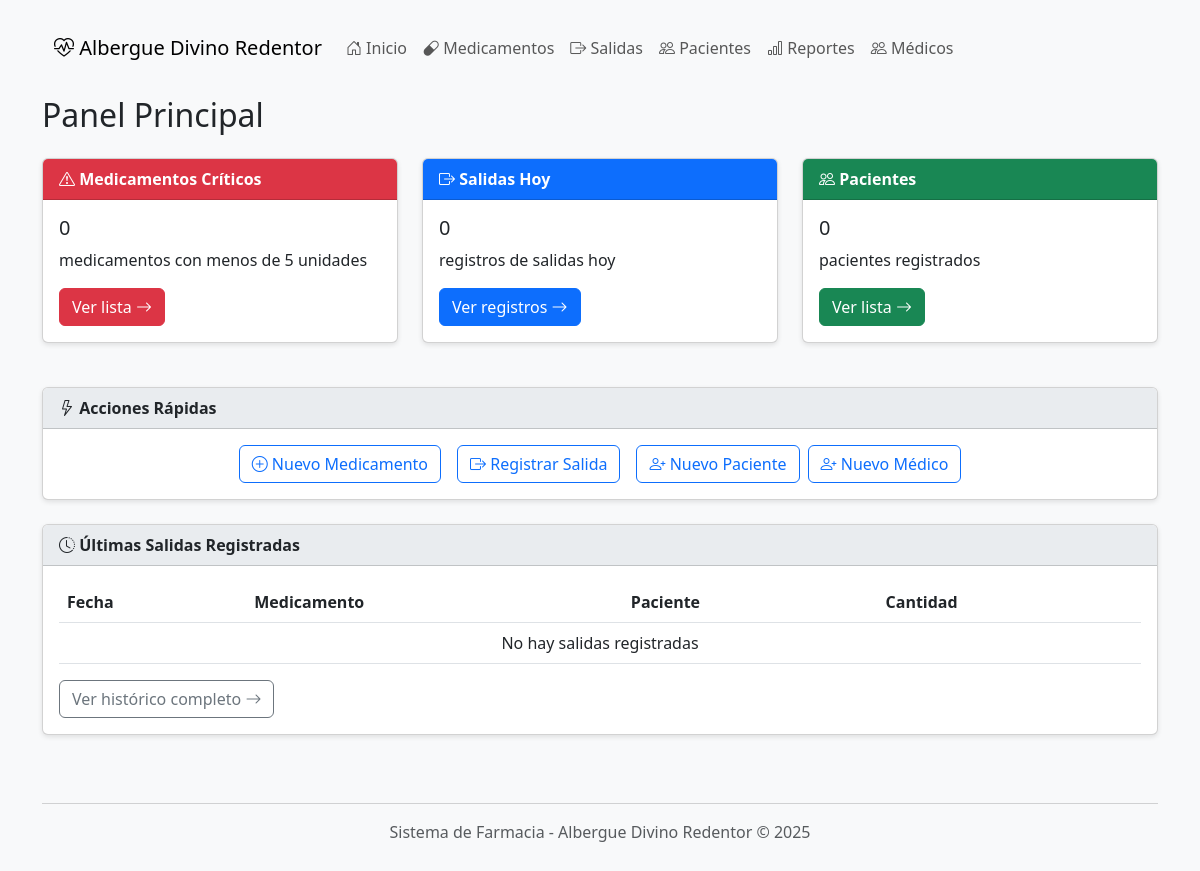
/, run on an earlier commit of the app's database.
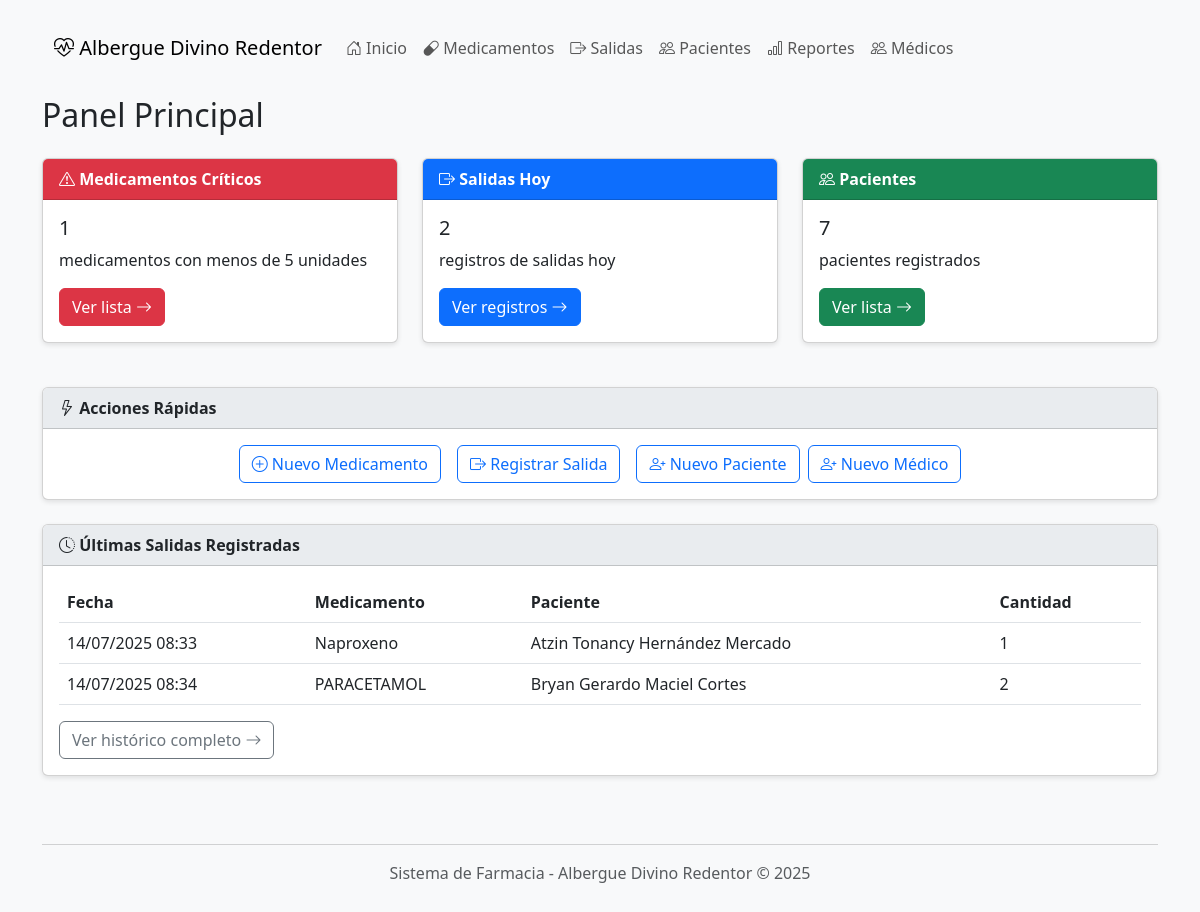
And on a later commit of the database.
### farmacia/models.py (models this page shows, shortened)
class SalidaMedicamento(models.Model):
    id = models.AutoField(primary_key=True)
    medicamento = models.ForeignKey(Medicamento, on_delete=models.CASCADE)
    paciente = models.ForeignKey(Paciente, on_delete=models.CASCADE)
    cantidad = models.PositiveIntegerField()
    fecha = models.DateTimeField(auto_now_add=True)
    medico = models.ForeignKey(Medico, on_delete=models.CASCADE, verbose_name="Médico responsable")
    class Meta:
        verbose_name = "Salida de Medicamento"
        verbose_name_plural = "Salidas de Medicamentos"

class Medicamento(models.Model):
    id = models.AutoField(primary_key=True)
    clave = models.CharField(max_length=50, unique=True, verbose_name="Clave única")
    nombre = models.CharField(max_length=200, verbose_name="Nombre")
    categoria = models.ForeignKey('CategoriaMedicamento', on_delete=models.CASCADE)
    descripcion = models.TextField(blank=True, verbose_name="Descripción")
    fecha_caducidad = models.DateField(verbose_name="Fecha de caducidad")
    cantidad = models.IntegerField(default=0, verbose_name="Cantidad en inventario")
    status = models.BooleanField(default=True, verbose_name="Disponible")
    class Meta:
        verbose_name = "Medicamento"
        verbose_name_plural = "Medicamentos"
        ordering = ['nombre']

class Paciente(models.Model):
    id = models.AutoField(primary_key=True)
    nombre = models.CharField(max_length=200)
    apellidos = models.CharField(max_length=200)
    fecha_registro = models.DateTimeField(auto_now_add=True)
    class Meta:
        verbose_name = "Paciente"
        verbose_name_plural = "Pacientes"

### farmacia/views.py (the view)
# urls.py: path('', views.index, name='index'),
def index(request):
    context = {
        'criticos_count': Medicamento.objects.filter(cantidad__lt=5).count(),
        'salidas_hoy_count': SalidaMedicamento.objects.count(),
        'pacientes_count': Paciente.objects.count(),
        'medicos_count': Medico.objects.count(),
        'ultimas_salidas': SalidaMedicamento.objects.select_related('medicamento', 'paciente', 'medico')[:5]
    }
    return render(request, 'index.html', context)

### farmacia/templates/index.html (shortened to what the changed rows need)
{% extends 'base.html' %}
{% block content %}
    <h2 class="mb-4">Panel Principal</h2>
    <div class="row">
        <div class="col-md-4">
            <div class="card">
                <div class="card-body">
                    <h5 class="card-title">{{ criticos_count }}</h5>
                    <p class="card-text">medicamentos con menos de 5 unidades</p>
                    <a href="{% url 'medicamentos' %}" class="btn btn-danger">
                        Ver lista <i class="bi bi-arrow-right"></i>
                    </a>
                </div>
            </div>
        </div>
        <div class="col-md-4">
            <div class="card">
                <div class="card-body">
                    <h5 class="card-title">{{ salidas_hoy_count }}</h5>
                    <p class="card-text">registros de salidas hoy</p>
                    <a href="{% url 'salidas' %}" class="btn btn-primary">
                        Ver registros <i class="bi bi-arrow-right"></i>
                    </a>
                </div>
            </div>
        </div>
        <div class="col-md-4">
            <div class="card">
                <div class="card-body">
                    <h5 class="card-title">{{ pacientes_count }}</h5>
                    <p class="card-text">pacientes registrados</p>
                    <a href="{% url 'pacientes' %}" class="btn btn-success">
                        Ver lista <i class="bi bi-arrow-right"></i>
                    </a>
                </div>
            </div>
        </div>
    </div>
    <div class="card mt-4">
        <div class="card-body">
            <div class="table-responsive">
                <table class="table table-hover">
                    <thead>
                        <tr>
                            <th>Fecha</th>
                            <th>Medicamento</th>
                            <th>Paciente</th>
                            <th>Cantidad</th>
                        </tr>
                    </thead>
                    <tbody>
                        {% for salida in ultimas_salidas %}
                        <tr>
                            <td>{{ salida.fecha|date:"d/m/Y H:i" }}</td>
                            <td>{{ salida.medicamento.nombre }}</td>
                            <td>{{ salida.paciente.nombre }} {{ salida.paciente.apellidos }}</td>
                            <td>{{ salida.cantidad }}</td>
                        </tr>
                        {% empty %}
                        <tr>
                            <td colspan="4" class="text-center">No hay salidas registradas</td>
                        </tr>
                        {% endfor %}
                    </tbody>
                </table>
            </div>
        </div>
    </div>
{% endblock %}

What changed in the data, as far as the page shows it:
added SalidaMedicamento: fecha "14/07/2025 08:33", medicamento.nombre "Naproxeno", paciente.nombre "Atzin Tonancy", paciente.apellidos "Hernández Mercado", cantidad "1"
added SalidaMedicamento: fecha "14/07/2025 08:34", medicamento.nombre "PARACETAMOL", paciente.nombre "Bryan Gerardo", paciente.apellidos "Maciel Cortes", cantidad "2"
Also different on the page:
{{ criticos_count }}: "0" → "1"
{{ salidas_hoy_count }}: "0" → "2"
{{ pacientes_count }}: "0" → "7"
text no longer shown: "No hay salidas registradas"
